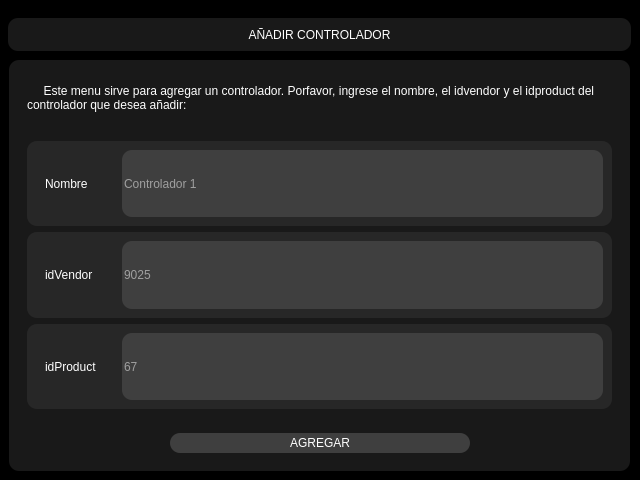
<?xml version="1.0" encoding="UTF-8"?>
<ui version="4.0">
 <class>addcontroller</class>
 <widget class="QDialog" name="addcontroller">
  <property name="geometry">
   <rect>
    <x>0</x>
    <y>0</y>
    <width>640</width>
    <height>480</height>
   </rect>
  </property>
  <property name="windowTitle">
   <string>Dialog</string>
  </property>
  <property name="styleSheet">
   <string notr="true">border-radius: 10px;
font: 9pt &quot;Kollektif&quot;;
background-color: rgb(0, 0, 0);
color: rgb(255, 255, 255);</string>
  </property>
  <layout class="QVBoxLayout" name="verticalLayout">
   <property name="spacing">
    <number>0</number>
   </property>
   <property name="leftMargin">
    <number>0</number>
   </property>
   <property name="topMargin">
    <number>0</number>
   </property>
   <property name="rightMargin">
    <number>0</number>
   </property>
   <property name="bottomMargin">
    <number>0</number>
   </property>
   <item>
    <widget class="QFrame" name="frame">
     <property name="frameShape">
      <enum>QFrame::StyledPanel</enum>
     </property>
     <property name="frameShadow">
      <enum>QFrame::Raised</enum>
     </property>
     <widget class="QFrame" name="frame_3">
      <property name="geometry">
       <rect>
        <x>9</x>
        <y>60</y>
        <width>621</width>
        <height>411</height>
       </rect>
      </property>
      <property name="sizePolicy">
       <sizepolicy hsizetype="Minimum" vsizetype="Minimum">
        <horstretch>0</horstretch>
        <verstretch>0</verstretch>
       </sizepolicy>
      </property>
      <property name="styleSheet">
       <string notr="true">background-color: rgb(25, 25, 25);</string>
      </property>
      <property name="frameShape">
       <enum>QFrame::StyledPanel</enum>
      </property>
      <property name="frameShadow">
       <enum>QFrame::Raised</enum>
      </property>
      <layout class="QVBoxLayout" name="verticalLayout_3" stretch="2,10,1">
       <item>
        <widget class="QFrame" name="frame_5">
         <property name="autoFillBackground">
          <bool>false</bool>
         </property>
         <property name="frameShape">
          <enum>QFrame::StyledPanel</enum>
         </property>
         <property name="frameShadow">
          <enum>QFrame::Raised</enum>
         </property>
         <layout class="QVBoxLayout" name="verticalLayout_6">
          <item>
           <widget class="QLabel" name="label_6">
            <property name="text">
             <string>     Este menu sirve para agregar un controlador. Porfavor, ingrese el nombre, el idvendor y el idproduct del controlador que desea añadir:</string>
            </property>
            <property name="scaledContents">
             <bool>false</bool>
            </property>
            <property name="wordWrap">
             <bool>true</bool>
            </property>
            <property name="openExternalLinks">
             <bool>false</bool>
            </property>
           </widget>
          </item>
         </layout>
        </widget>
       </item>
       <item>
        <widget class="QFrame" name="frame_6">
         <property name="frameShape">
          <enum>QFrame::StyledPanel</enum>
         </property>
         <property name="frameShadow">
          <enum>QFrame::Raised</enum>
         </property>
         <layout class="QVBoxLayout" name="verticalLayout_2">
          <item>
           <widget class="QFrame" name="frame_13">
            <property name="styleSheet">
             <string notr="true">background-color: rgb(39, 39, 39);</string>
            </property>
            <property name="frameShape">
             <enum>QFrame::StyledPanel</enum>
            </property>
            <property name="frameShadow">
             <enum>QFrame::Raised</enum>
            </property>
            <layout class="QHBoxLayout" name="horizontalLayout_8" stretch="1,6">
             <item>
              <widget class="QFrame" name="frame_14">
               <property name="frameShape">
                <enum>QFrame::StyledPanel</enum>
               </property>
               <property name="frameShadow">
                <enum>QFrame::Raised</enum>
               </property>
               <layout class="QHBoxLayout" name="horizontalLayout_4">
                <item>
                 <widget class="QLabel" name="label_5">
                  <property name="text">
                   <string>Nombre</string>
                  </property>
                 </widget>
                </item>
               </layout>
              </widget>
             </item>
             <item>
              <widget class="QLineEdit" name="nombre_nuevo_controlador">
               <property name="sizePolicy">
                <sizepolicy hsizetype="Minimum" vsizetype="Minimum">
                 <horstretch>0</horstretch>
                 <verstretch>0</verstretch>
                </sizepolicy>
               </property>
               <property name="styleSheet">
                <string notr="true">background-color: rgb(63, 63, 63);</string>
               </property>
               <property name="text">
                <string/>
               </property>
               <property name="alignment">
                <set>Qt::AlignLeading|Qt::AlignLeft|Qt::AlignVCenter</set>
               </property>
               <property name="placeholderText">
                <string>Controlador 1</string>
               </property>
              </widget>
             </item>
            </layout>
           </widget>
          </item>
          <item>
           <widget class="QFrame" name="frame_9">
            <property name="styleSheet">
             <string notr="true">background-color: rgb(39, 39, 39);</string>
            </property>
            <property name="frameShape">
             <enum>QFrame::StyledPanel</enum>
            </property>
            <property name="frameShadow">
             <enum>QFrame::Raised</enum>
            </property>
            <layout class="QHBoxLayout" name="horizontalLayout_5" stretch="1,6">
             <item>
              <widget class="QFrame" name="frame_10">
               <property name="frameShape">
                <enum>QFrame::StyledPanel</enum>
               </property>
               <property name="frameShadow">
                <enum>QFrame::Raised</enum>
               </property>
               <layout class="QHBoxLayout" name="horizontalLayout_2">
                <item>
                 <widget class="QLabel" name="label_2">
                  <property name="text">
                   <string>idVendor</string>
                  </property>
                 </widget>
                </item>
               </layout>
              </widget>
             </item>
             <item>
              <widget class="QLineEdit" name="idvendor">
               <property name="sizePolicy">
                <sizepolicy hsizetype="Minimum" vsizetype="Minimum">
                 <horstretch>0</horstretch>
                 <verstretch>0</verstretch>
                </sizepolicy>
               </property>
               <property name="styleSheet">
                <string notr="true">background-color: rgb(63, 63, 63);</string>
               </property>
               <property name="alignment">
                <set>Qt::AlignLeading|Qt::AlignLeft|Qt::AlignVCenter</set>
               </property>
               <property name="placeholderText">
                <string>9025</string>
               </property>
              </widget>
             </item>
            </layout>
           </widget>
          </item>
          <item>
           <widget class="QFrame" name="frame_11">
            <property name="styleSheet">
             <string notr="true">background-color: rgb(39, 39, 39);</string>
            </property>
            <property name="frameShape">
             <enum>QFrame::StyledPanel</enum>
            </property>
            <property name="frameShadow">
             <enum>QFrame::Raised</enum>
            </property>
            <layout class="QHBoxLayout" name="horizontalLayout_6" stretch="1,6">
             <item>
              <widget class="QFrame" name="frame_12">
               <property name="frameShape">
                <enum>QFrame::StyledPanel</enum>
               </property>
               <property name="frameShadow">
                <enum>QFrame::Raised</enum>
               </property>
               <layout class="QHBoxLayout" name="horizontalLayout_3">
                <item>
                 <widget class="QLabel" name="label_3">
                  <property name="text">
                   <string>idProduct</string>
                  </property>
                 </widget>
                </item>
               </layout>
              </widget>
             </item>
             <item>
              <widget class="QLineEdit" name="idproduct">
               <property name="sizePolicy">
                <sizepolicy hsizetype="Minimum" vsizetype="Minimum">
                 <horstretch>0</horstretch>
                 <verstretch>0</verstretch>
                </sizepolicy>
               </property>
               <property name="styleSheet">
                <string notr="true">background-color: rgb(63, 63, 63);</string>
               </property>
               <property name="alignment">
                <set>Qt::AlignLeading|Qt::AlignLeft|Qt::AlignVCenter</set>
               </property>
               <property name="placeholderText">
                <string>67</string>
               </property>
              </widget>
             </item>
            </layout>
           </widget>
          </item>
         </layout>
        </widget>
       </item>
       <item>
        <widget class="QFrame" name="frame_2">
         <property name="frameShape">
          <enum>QFrame::StyledPanel</enum>
         </property>
         <property name="frameShadow">
          <enum>QFrame::Raised</enum>
         </property>
         <layout class="QHBoxLayout" name="horizontalLayout_7" stretch="1,5,1">
          <item>
           <spacer name="horizontalSpacer">
            <property name="orientation">
             <enum>Qt::Horizontal</enum>
            </property>
            <property name="sizeHint" stdset="0">
             <size>
              <width>134</width>
              <height>20</height>
             </size>
            </property>
           </spacer>
          </item>
          <item>
           <widget class="QPushButton" name="btn_agregar_controlador">
            <property name="sizePolicy">
             <sizepolicy hsizetype="Minimum" vsizetype="Minimum">
              <horstretch>0</horstretch>
              <verstretch>0</verstretch>
             </sizepolicy>
            </property>
            <property name="minimumSize">
             <size>
              <width>100</width>
              <height>0</height>
             </size>
            </property>
            <property name="maximumSize">
             <size>
              <width>300</width>
              <height>16777215</height>
             </size>
            </property>
            <property name="styleSheet">
             <string notr="true">background-color: rgb(63, 63, 63);</string>
            </property>
            <property name="text">
             <string>AGREGAR</string>
            </property>
           </widget>
          </item>
          <item>
           <spacer name="horizontalSpacer_2">
            <property name="orientation">
             <enum>Qt::Horizontal</enum>
            </property>
            <property name="sizeHint" stdset="0">
             <size>
              <width>133</width>
              <height>20</height>
             </size>
            </property>
           </spacer>
          </item>
         </layout>
        </widget>
       </item>
      </layout>
     </widget>
     <widget class="QFrame" name="frame_4">
      <property name="geometry">
       <rect>
        <x>-1</x>
        <y>9</y>
        <width>641</width>
        <height>51</height>
       </rect>
      </property>
      <property name="sizePolicy">
       <sizepolicy hsizetype="Minimum" vsizetype="Minimum">
        <horstretch>0</horstretch>
        <verstretch>0</verstretch>
       </sizepolicy>
      </property>
      <property name="frameShape">
       <enum>QFrame::StyledPanel</enum>
      </property>
      <property name="frameShadow">
       <enum>QFrame::Raised</enum>
      </property>
      <layout class="QVBoxLayout" name="verticalLayout_4" stretch="0">
       <property name="leftMargin">
        <number>9</number>
       </property>
       <property name="topMargin">
        <number>9</number>
       </property>
       <property name="rightMargin">
        <number>9</number>
       </property>
       <property name="bottomMargin">
        <number>9</number>
       </property>
       <item>
        <widget class="QLabel" name="label_4">
         <property name="sizePolicy">
          <sizepolicy hsizetype="Minimum" vsizetype="Minimum">
           <horstretch>0</horstretch>
           <verstretch>0</verstretch>
          </sizepolicy>
         </property>
         <property name="styleSheet">
          <string notr="true">background-color: rgb(25, 25, 25);</string>
         </property>
         <property name="text">
          <string>AÑADIR CONTROLADOR</string>
         </property>
         <property name="alignment">
          <set>Qt::AlignCenter</set>
         </property>
        </widget>
       </item>
      </layout>
     </widget>
    </widget>
   </item>
  </layout>
 </widget>
 <resources/>
 <connections/>
</ui>
